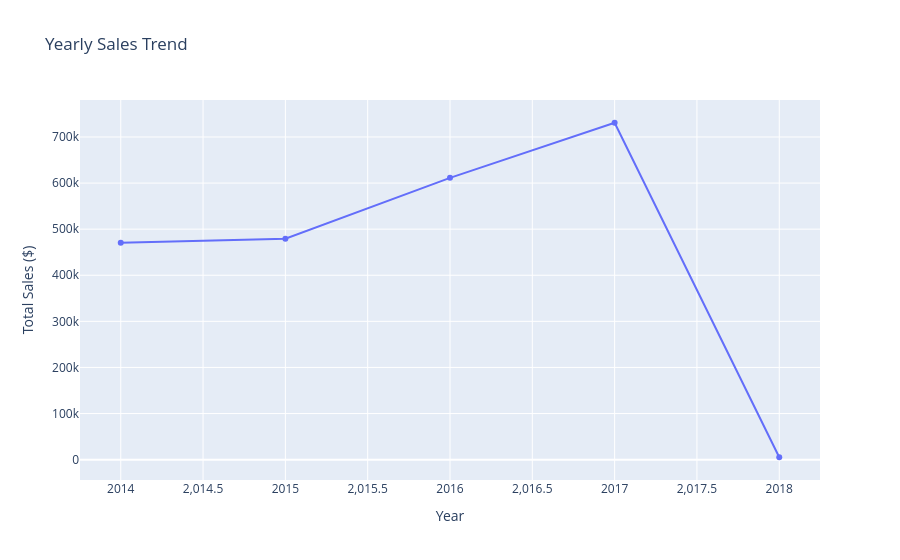

The notebook cell this image was saved under:
### Markdown cell above
**Observation**: Since the exercise asks for an interactive chart, I decided to use plotly instead of matplotlib.

### Code cell
# Group by year -> Select Sales -> Sum sales for each year -> Create DataFrame
grouped = df.groupby(df['Ship Date'].dt.year)['Sales'].sum().reset_index()

# Plot line chart 
fig = px.line(
    grouped, 
    x='Ship Date', 
    y='Sales', 
    title='Yearly Sales Trend',
    markers=True
)
fig.update_layout(xaxis_title='Year', 
                  yaxis_title='Total Sales ($)')
fig.show()

### Figure 1 — Plotly figure (JSON) as saved in the notebook; plotly's stock layout.template omitted (floating-point values rounded to 4 significant figures)
{"data": [{"hovertemplate": "Ship Date=%{x}<br>Sales=%{y}<extra></extra>", "legendgroup": "", "line": {"color": "#636efa", "dash": "solid"}, "marker": {"symbol": "circle"}, "mode": "lines+markers", "name": "", "orientation": "v", "showlegend": false, "type": "scatter", "x": [2014, 2015, 2016, 2017, 2018], "xaxis": "x", "y": [470400.0, 479400.0, 611300.0, 730900.0, 5160.0], "yaxis": "y"}], "layout": {"legend": {"tracegroupgap": 0}, "title": {"text": "Yearly Sales Trend"}, "xaxis": {"anchor": "y", "domain": [0, 1], "title": {"text": "Year"}}, "yaxis": {"anchor": "x", "domain": [0, 1], "title": {"text": "Total Sales ($)"}}}}
